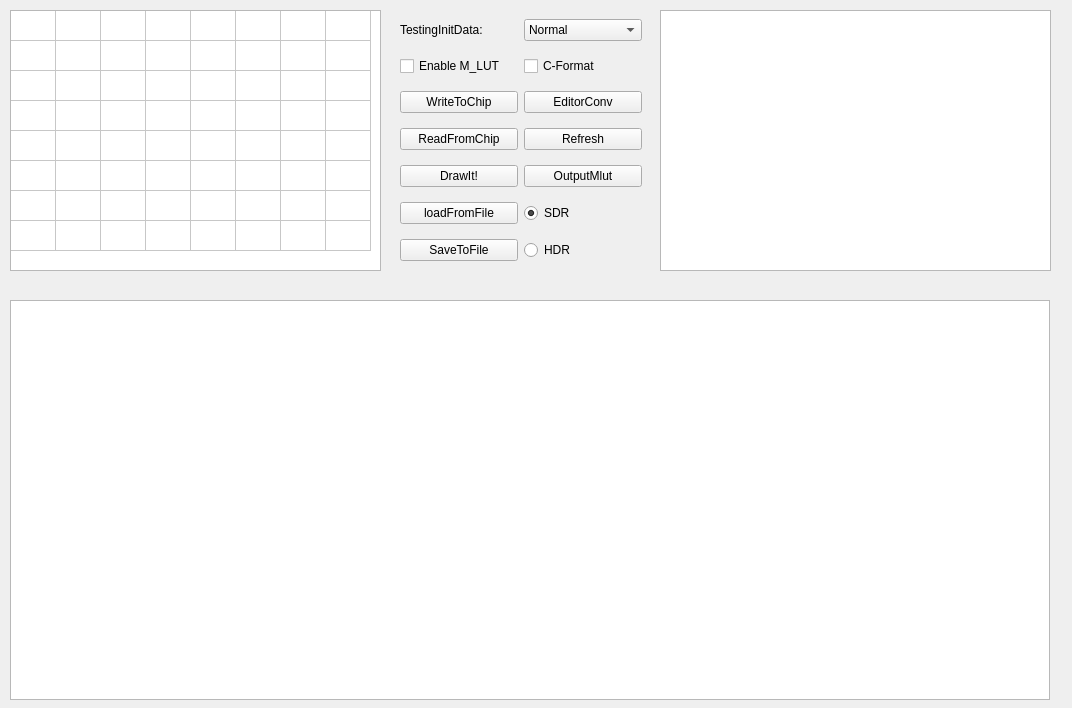
<?xml version="1.0" encoding="UTF-8"?>
<ui version="4.0">
 <class>Form_mLut</class>
 <widget class="QWidget" name="Form_mLut">
  <property name="geometry">
   <rect>
    <x>0</x>
    <y>0</y>
    <width>1072</width>
    <height>708</height>
   </rect>
  </property>
  <property name="windowTitle">
   <string>Form_mLut</string>
  </property>
  <widget class="QTableWidget" name="tableWidget_mlut">
   <property name="geometry">
    <rect>
     <x>10</x>
     <y>10</y>
     <width>371</width>
     <height>261</height>
    </rect>
   </property>
   <property name="rowCount">
    <number>8</number>
   </property>
   <property name="columnCount">
    <number>8</number>
   </property>
   <attribute name="horizontalHeaderVisible">
    <bool>false</bool>
   </attribute>
   <attribute name="horizontalHeaderDefaultSectionSize">
    <number>45</number>
   </attribute>
   <attribute name="horizontalHeaderHighlightSections">
    <bool>false</bool>
   </attribute>
   <attribute name="horizontalHeaderMinimumSectionSize">
    <number>21</number>
   </attribute>
   <attribute name="verticalHeaderVisible">
    <bool>false</bool>
   </attribute>
   <row/>
   <row/>
   <row/>
   <row/>
   <row/>
   <row/>
   <row/>
   <row/>
   <column/>
   <column/>
   <column/>
   <column/>
   <column/>
   <column/>
   <column/>
   <column/>
  </widget>
  <widget class="QPlainTextEdit" name="plainTextEdit_output">
   <property name="geometry">
    <rect>
     <x>660</x>
     <y>10</y>
     <width>391</width>
     <height>261</height>
    </rect>
   </property>
  </widget>
  <widget class="QGraphicsView" name="graphicsView_mlut">
   <property name="geometry">
    <rect>
     <x>10</x>
     <y>300</y>
     <width>1040</width>
     <height>400</height>
    </rect>
   </property>
   <property name="backgroundBrush">
    <brush brushstyle="SolidPattern">
     <color alpha="255">
      <red>0</red>
      <green>0</green>
      <blue>0</blue>
     </color>
    </brush>
   </property>
   <property name="foregroundBrush">
    <brush brushstyle="NoBrush">
     <color alpha="0">
      <red>0</red>
      <green>0</green>
      <blue>0</blue>
     </color>
    </brush>
   </property>
   <property name="interactive">
    <bool>true</bool>
   </property>
  </widget>
  <widget class="QWidget" name="gridLayoutWidget_2">
   <property name="geometry">
    <rect>
     <x>400</x>
     <y>10</y>
     <width>242</width>
     <height>261</height>
    </rect>
   </property>
   <layout class="QGridLayout" name="gridLayout_2">
    <item row="0" column="0">
     <widget class="QLabel" name="label_1">
      <property name="text">
       <string>TestingInitData:</string>
      </property>
     </widget>
    </item>
    <item row="7" column="0">
     <widget class="QPushButton" name="pushButton_save">
      <property name="text">
       <string>SaveToFile</string>
      </property>
     </widget>
    </item>
    <item row="1" column="0">
     <widget class="QCheckBox" name="checkBox_en">
      <property name="text">
       <string>Enable M_LUT</string>
      </property>
     </widget>
    </item>
    <item row="5" column="1">
     <widget class="QPushButton" name="pushButton_output">
      <property name="text">
       <string>OutputMlut</string>
      </property>
     </widget>
    </item>
    <item row="3" column="0">
     <widget class="QPushButton" name="pushButton_read">
      <property name="text">
       <string>ReadFromChip</string>
      </property>
     </widget>
    </item>
    <item row="1" column="1">
     <widget class="QCheckBox" name="checkBox_toc">
      <property name="text">
       <string>C-Format</string>
      </property>
     </widget>
    </item>
    <item row="0" column="1">
     <widget class="QComboBox" name="comboBox_test">
      <item>
       <property name="text">
        <string>Normal</string>
       </property>
      </item>
      <item>
       <property name="text">
        <string>SetToZeroAll</string>
       </property>
      </item>
      <item>
       <property name="text">
        <string>SetAllTo_63</string>
       </property>
      </item>
      <item>
       <property name="text">
        <string>SetBinaryToAll</string>
       </property>
      </item>
     </widget>
    </item>
    <item row="2" column="1">
     <widget class="QPushButton" name="pushButton_convert">
      <property name="text">
       <string>EditorConv</string>
      </property>
     </widget>
    </item>
    <item row="5" column="0">
     <widget class="QPushButton" name="pushButton_draw">
      <property name="text">
       <string>DrawIt!</string>
      </property>
     </widget>
    </item>
    <item row="2" column="0">
     <widget class="QPushButton" name="pushButton_write">
      <property name="text">
       <string>WriteToChip</string>
      </property>
     </widget>
    </item>
    <item row="3" column="1">
     <widget class="QPushButton" name="pushButton_refresh">
      <property name="text">
       <string>Refresh</string>
      </property>
     </widget>
    </item>
    <item row="6" column="0">
     <widget class="QPushButton" name="pushButton_load">
      <property name="text">
       <string>loadFromFile</string>
      </property>
     </widget>
    </item>
    <item row="6" column="1">
     <widget class="QRadioButton" name="radioButton_sdr">
      <property name="text">
       <string>SDR</string>
      </property>
      <property name="checked">
       <bool>true</bool>
      </property>
     </widget>
    </item>
    <item row="7" column="1">
     <widget class="QRadioButton" name="radioButton_hdr">
      <property name="text">
       <string>HDR</string>
      </property>
     </widget>
    </item>
   </layout>
  </widget>
 </widget>
 <resources/>
 <connections/>
</ui>
